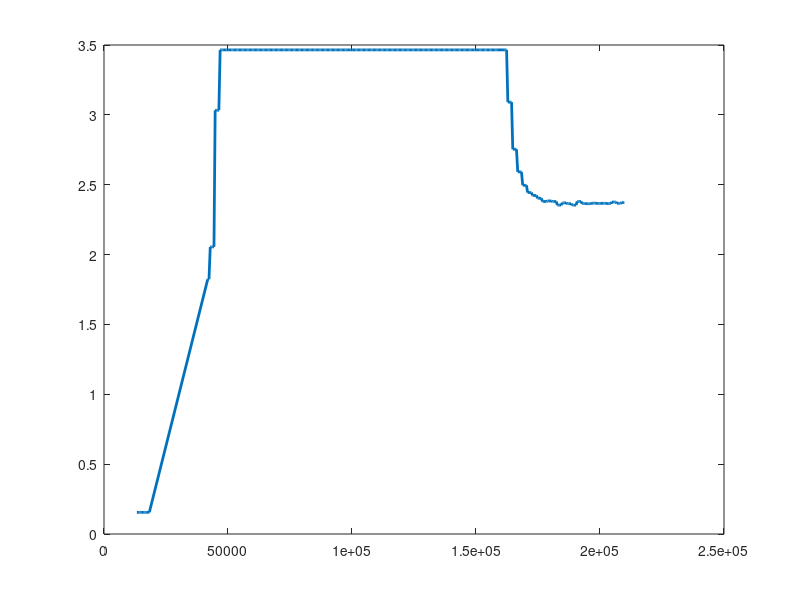

The MATLAB script that drew this image:
time = [13262, 13771, 14282, 14761, 15272, 15783, 16263, 16772, 17282, 17762, 18271, 41822, 42331, 42842, 43321, 43832, 44343, 44823, 45331, 45841, 46321, 46831, 47342, 47822, 48332, 48842, 49322, 49862, 50341, 50822, 51331, 51843, 52321, 52832, 53341, 53823, 54331, 54841, 55323, 55832, 56341, 56822, 57331, 57842, 58321, 58832, 59341, 59822, 60331, 60842, 61322, 61832, 62341, 62822, 63332, 63843, 64321, 64832, 65341, 65822, 66392, 66842, 67321, 67832, 68341, 68822, 69331, 69842, 70322, 70832, 71341, 71822, 72331, 72843, 73321, 73832, 74342, 74822, 75331, 75843, 76351, 76832, 77341, 77823, 78333, 78842, 79321, 79831, 80341, 80821, 81331, 81841, 82321, 82833, 83342, 83822, 84332, 84843, 85322, 85832, 86371, 86822, 87332, 87843, 88321, 88832, 89341, 89822, 90332, 90843, 91321, 91831, 92342, 92822, 93331, 93842, 94322, 94832, 95344, 95822, 96331, 96844, 97322, 97834, 98343, 98823, 99331, 99873, 100321, 100833, 101342, 101822, 102332, 102843, 103322, 103834, 104341, 104824, 105331, 105843, 106321, 106832, 107345, 107822, 108334, 108842, 109325, 109832, 110342, 110823, 111332, 111844, 112324, 112835, 113342, 113823, 114332, 114843, 115322, 115834, 116344, 116822, 117332, 117843, 118322, 118833, 119343, 119823, 120332, 120845, 121323, 121834, 122372, 122823, 123332, 123845, 124322, 124833, 125342, 125823, 126332, 126844, 127324, 127834, 128345, 128823, 129332, 129874, 130322, 130833, 131342, 131825, 132332, 132843, 133323, 133833, 134342, 134823, 135332, 135843, 136324, 136833, 137343, 137823, 138332, 138843, 139323, 139833, 140343, 140824, 141332, 141873, 142322, 142863, 143343, 143824, 144333, 144845, 145322, 145865, 146343, 146823, 147332, 147843, 148322, 148833, 149342, 149825, 150332, 150843, 151322, 151833, 152342, 152825, 153333, 153846, 154322, 154833, 155342, 155823, 156362, 156843, 157322, 157863, 158343, 158823, 160863, 161344, 161853, 162335, 162843, 163323, 163835, 164344, 164825, 165336, 165843, 166323, 166832, 167343, 167823, 168335, 168843, 169323, 169832, 170344, 170823, 171332, 171844, 172323, 172836, 173343, 173823, 174333, 174844, 175324, 175835, 176344, 176823, 177334, 177843, 178326, 178833, 179343, 179823, 180335, 180843, 181324, 181833, 182344, 182823, 183336, 183813, 184323, 184835, 185345, 185823, 186334, 186844, 187323, 187834, 188313, 188823, 189336, 189843, 190323, 190835, 191315, 191823, 192335, 192846, 193326, 193835, 194314, 194823, 195333, 195844, 196324, 196835, 197314, 197823, 198336, 198815, 199323, 199833, 200344, 200827, 201332, 201813, 202323, 202839, 203315, 203826, 204334, 204816, 205326, 205833, 206344, 206823, 207335, 207815, 208324, 208834, 209344, 209823];
an3 = [0.155, 0.155, 0.155, 0.155, 0.155, 0.155, 0.155, 0.155, 0.155, 0.155, 0.155, 2.573, 2.573, 2.203, 2.203, 2.203, 2.203, 2.174, 2.174, 2.174, 2.174, 2.203, 2.203, 2.203, 2.203, 2.199, 2.199, 2.199, 2.199, 2.185, 2.185, 2.185, 2.185, 2.195, 2.195, 2.195, 2.195, 2.204, 2.204, 2.204, 2.204, 2.191, 2.191, 2.191, 2.191, 2.203, 2.203, 2.203, 2.203, 2.197, 2.197, 2.197, 2.197, 2.191, 2.191, 2.191, 2.191, 2.204, 2.204, 2.204, 2.204, 2.207, 2.207, 2.207, 2.207, 2.196, 2.196, 2.196, 2.196, 2.199, 2.199, 2.199, 2.199, 2.199, 2.199, 2.199, 2.199, 2.191, 2.191, 2.191, 2.191, 2.207, 2.207, 2.207, 2.207, 2.201, 2.201, 2.201, 2.201, 2.19, 2.19, 2.19, 2.19, 2.198, 2.198, 2.198, 2.198, 2.196, 2.196, 2.196, 2.196, 2.188, 2.188, 2.188, 2.188, 2.189, 2.189, 2.189, 2.189, 2.2, 2.2, 2.2, 2.2, 2.19, 2.19, 2.19, 2.19, 2.203, 2.203, 2.203, 2.203, 2.199, 2.199, 2.199, 2.199, 2.186, 2.186, 2.186, 2.186, 2.197, 2.197, 2.197, 2.197, 2.204, 2.204, 2.204, 2.204, 2.189, 2.189, 2.189, 2.189, 2.199, 2.199, 2.199, 2.199, 2.201, 2.201, 2.201, 2.201, 2.185, 2.185, 2.185, 2.185, 2.204, 2.204, 2.204, 2.204, 2.195, 2.195, 2.195, 2.195, 2.202, 2.202, 2.202, 2.202, 2.199, 2.199, 2.199, 2.199, 2.209, 2.209, 2.209, 2.209, 2.186, 2.186, 2.186, 2.186, 2.203, 2.203, 2.203, 2.203, 2.202, 2.202, 2.202, 2.202, 2.191, 2.191, 2.191, 2.191, 2.212, 2.212, 2.212, 2.212, 2.193, 2.193, 2.193, 2.193, 2.182, 2.182, 2.182, 2.182, 2.201, 2.201, 2.201, 2.201, 2.2, 2.2, 2.2, 2.2, 2.194, 2.194, 2.194, 2.194, 2.2, 2.2, 2.2, 2.2, 2.199, 2.199, 2.199, 2.199, 2.191, 2.191, 2.191, 2.191, 2.203, 2.203, 2.203, 2.203, 2.201, 2.201, 2.201, 2.201, 2.182, 2.182, 2.182, 2.182, 2.204, 2.204, 2.204, 2.204, 2.203, 2.203, 2.203, 2.203, 2.187, 0.891, 0.891, 0.891, 0.891, 0.892, 0.892, 0.892, 0.892, 0.881, 0.881, 0.881, 0.881, 0.89, 0.89, 0.89, 0.89, 0.891, 0.891, 0.891, 0.891, 0.874, 0.874, 0.874, 0.874, 0.878, 0.878, 0.878, 0.878, 0.89, 0.89, 0.89, 0.89, 0.872, 0.872, 0.872, 0.872, 0.888, 0.888, 0.888, 0.888, 0.886, 0.886, 0.886, 0.886, 0.871, 0.871, 0.871, 0.871, 0.878, 0.878, 0.878, 0.878, 0.892, 0.892, 0.892, 0.892, 0.872, 0.872, 0.872, 0.872, 0.88, 0.88, 0.88, 0.88, 0.89, 0.89, 0.89, 0.89, 0.895, 0.895, 0.895, 0.895, 0.892, 0.892, 0.892, 0.892, 0.891, 0.891, 0.891, 0.891, 0.874, 0.874, 0.874, 0.874, 0.884, 0.884, 0.884, 0.884, 0.879, 0.879, 0.879, 0.879, 0.878, 0.878, 0.878, 0.878, 0.888, 0.888, 0.888];
an5 = [0.155, 0.155, 0.155, 0.155, 0.155, 0.155, 0.155, 0.155, 0.155, 0.155, 0.155, 0.341, 0.341, 1.505, 1.505, 1.505, 1.505, 2.082, 2.082, 2.082, 2.082, 2.197, 2.197, 2.197, 2.197, 2.17, 2.17, 2.17, 2.17, 2.122, 2.122, 2.122, 2.122, 2.111, 2.111, 2.111, 2.111, 2.121, 2.121, 2.121, 2.121, 2.111, 2.111, 2.111, 2.111, 2.082, 2.082, 2.082, 2.082, 2.082, 2.082, 2.082, 2.082, 2.135, 2.135, 2.135, 2.135, 2.098, 2.098, 2.098, 2.098, 2.156, 2.156, 2.156, 2.156, 2.108, 2.108, 2.108, 2.108, 2.122, 2.122, 2.122, 2.122, 2.125, 2.125, 2.125, 2.125, 2.112, 2.112, 2.112, 2.112, 2.135, 2.135, 2.135, 2.135, 2.16, 2.16, 2.16, 2.16, 2.138, 2.138, 2.138, 2.138, 2.132, 2.132, 2.132, 2.132, 2.162, 2.162, 2.162, 2.162, 2.108, 2.108, 2.108, 2.108, 2.108, 2.108, 2.108, 2.108, 2.148, 2.148, 2.148, 2.148, 2.103, 2.103, 2.103, 2.103, 2.112, 2.112, 2.112, 2.112, 2.146, 2.146, 2.146, 2.146, 2.122, 2.122, 2.122, 2.122, 2.108, 2.108, 2.108, 2.108, 2.119, 2.119, 2.119, 2.119, 2.106, 2.106, 2.106, 2.106, 2.108, 2.108, 2.108, 2.108, 2.154, 2.154, 2.154, 2.154, 2.137, 2.137, 2.137, 2.137, 2.09, 2.09, 2.09, 2.09, 2.117, 2.117, 2.117, 2.117, 2.136, 2.136, 2.136, 2.136, 2.138, 2.138, 2.138, 2.138, 2.142, 2.142, 2.142, 2.142, 2.128, 2.128, 2.128, 2.128, 2.097, 2.097, 2.097, 2.097, 2.136, 2.136, 2.136, 2.136, 2.1, 2.1, 2.1, 2.1, 2.121, 2.121, 2.121, 2.121, 2.099, 2.099, 2.099, 2.099, 2.108, 2.108, 2.108, 2.108, 2.144, 2.144, 2.144, 2.144, 2.135, 2.135, 2.135, 2.135, 2.133, 2.133, 2.133, 2.133, 2.153, 2.153, 2.153, 2.153, 2.103, 2.103, 2.103, 2.103, 2.11, 2.11, 2.11, 2.11, 2.125, 2.125, 2.125, 2.125, 2.108, 2.108, 2.108, 2.108, 2.064, 2.064, 2.064, 2.064, 2.102, 2.102, 2.102, 2.102, 2.134, 2.134, 2.134, 2.134, 2.099, 2.009, 2.009, 2.009, 2.009, 1.862, 1.862, 1.862, 1.862, 1.742, 1.742, 1.742, 1.742, 1.693, 1.693, 1.693, 1.693, 1.652, 1.652, 1.652, 1.652, 1.615, 1.615, 1.615, 1.615, 1.606, 1.606, 1.606, 1.606, 1.602, 1.602, 1.602, 1.602, 1.591, 1.591, 1.591, 1.591, 1.586, 1.586, 1.586, 1.586, 1.583, 1.583, 1.583, 1.583, 1.579, 1.579, 1.579, 1.579, 1.582, 1.582, 1.582, 1.582, 1.589, 1.589, 1.589, 1.589, 1.575, 1.575, 1.575, 1.575, 1.576, 1.576, 1.576, 1.576, 1.575, 1.575, 1.575, 1.575, 1.583, 1.583, 1.583, 1.583, 1.591, 1.591, 1.591, 1.591, 1.588, 1.588, 1.588, 1.588, 1.577, 1.577, 1.577, 1.577, 1.587, 1.587, 1.587, 1.587, 1.582, 1.582, 1.582, 1.582, 1.579, 1.579, 1.579, 1.579, 1.586, 1.586, 1.586];
an6 = [0.155, 0.155, 0.155, 0.155, 0.155, 0.155, 0.155, 0.155, 0.155, 0.155, 0.155, 1.823, 1.823, 2.055, 2.055, 2.055, 2.055, 3.033, 3.033, 3.033, 3.033, 3.465, 3.465, 3.465, 3.465, 3.465, 3.465, 3.465, 3.465, 3.465, 3.465, 3.465, 3.465, 3.465, 3.465, 3.465, 3.465, 3.465, 3.465, 3.465, 3.465, 3.465, 3.465, 3.465, 3.465, 3.465, 3.465, 3.465, 3.465, 3.465, 3.465, 3.465, 3.465, 3.465, 3.465, 3.465, 3.465, 3.465, 3.465, 3.465, 3.465, 3.465, 3.465, 3.465, 3.465, 3.465, 3.465, 3.465, 3.465, 3.465, 3.465, 3.465, 3.465, 3.465, 3.465, 3.465, 3.465, 3.465, 3.465, 3.465, 3.465, 3.465, 3.465, 3.465, 3.465, 3.465, 3.465, 3.465, 3.465, 3.465, 3.465, 3.465, 3.465, 3.465, 3.465, 3.465, 3.465, 3.465, 3.465, 3.465, 3.465, 3.465, 3.465, 3.465, 3.465, 3.465, 3.465, 3.465, 3.465, 3.465, 3.465, 3.465, 3.465, 3.465, 3.465, 3.465, 3.465, 3.465, 3.465, 3.465, 3.465, 3.465, 3.465, 3.465, 3.465, 3.465, 3.465, 3.465, 3.465, 3.465, 3.465, 3.465, 3.465, 3.465, 3.465, 3.465, 3.465, 3.465, 3.465, 3.465, 3.465, 3.465, 3.465, 3.465, 3.465, 3.465, 3.465, 3.465, 3.465, 3.465, 3.465, 3.465, 3.465, 3.465, 3.465, 3.465, 3.465, 3.465, 3.465, 3.465, 3.465, 3.465, 3.465, 3.465, 3.465, 3.465, 3.465, 3.465, 3.465, 3.465, 3.465, 3.465, 3.465, 3.465, 3.465, 3.465, 3.465, 3.465, 3.465, 3.465, 3.465, 3.465, 3.465, 3.465, 3.465, 3.465, 3.465, 3.465, 3.465, 3.465, 3.465, 3.465, 3.465, 3.465, 3.465, 3.465, 3.465, 3.465, 3.465, 3.465, 3.465, 3.465, 3.465, 3.465, 3.465, 3.465, 3.465, 3.465, 3.465, 3.465, 3.465, 3.465, 3.465, 3.465, 3.465, 3.465, 3.465, 3.465, 3.465, 3.465, 3.465, 3.465, 3.465, 3.465, 3.465, 3.465, 3.465, 3.465, 3.465, 3.465, 3.465, 3.465, 3.465, 3.465, 3.465, 3.465, 3.465, 3.465, 3.465, 3.465, 3.465, 3.465, 3.465, 3.465, 3.465, 3.465, 3.465, 3.465, 3.465, 3.465, 3.091, 3.091, 3.091, 3.091, 2.754, 2.754, 2.754, 2.754, 2.592, 2.592, 2.592, 2.592, 2.496, 2.496, 2.496, 2.496, 2.444, 2.444, 2.444, 2.444, 2.423, 2.423, 2.423, 2.423, 2.403, 2.403, 2.403, 2.403, 2.38, 2.38, 2.38, 2.38, 2.384, 2.384, 2.384, 2.384, 2.38, 2.38, 2.38, 2.38, 2.354, 2.354, 2.354, 2.354, 2.37, 2.37, 2.37, 2.37, 2.364, 2.364, 2.364, 2.364, 2.354, 2.354, 2.354, 2.354, 2.38, 2.38, 2.38, 2.38, 2.365, 2.365, 2.365, 2.365, 2.364, 2.364, 2.364, 2.364, 2.368, 2.368, 2.368, 2.368, 2.366, 2.366, 2.366, 2.366, 2.367, 2.367, 2.367, 2.367, 2.365, 2.365, 2.365, 2.365, 2.376, 2.376, 2.376, 2.376, 2.367, 2.367, 2.367, 2.367, 2.372, 2.372, 2.372];


plot(time, an6, 'LineWidth', 2);
disp(numel(time));
